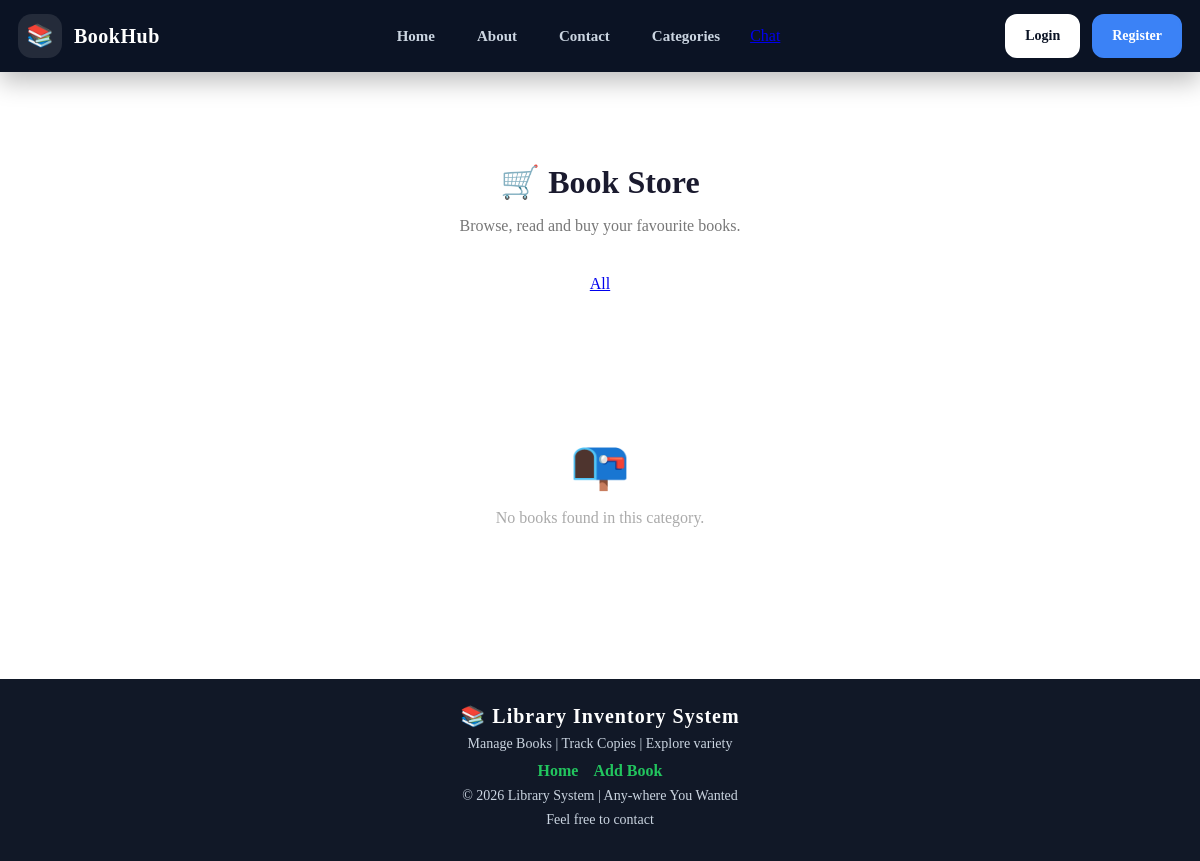
Page /store/?category=Rom-Com on the earlier database version.
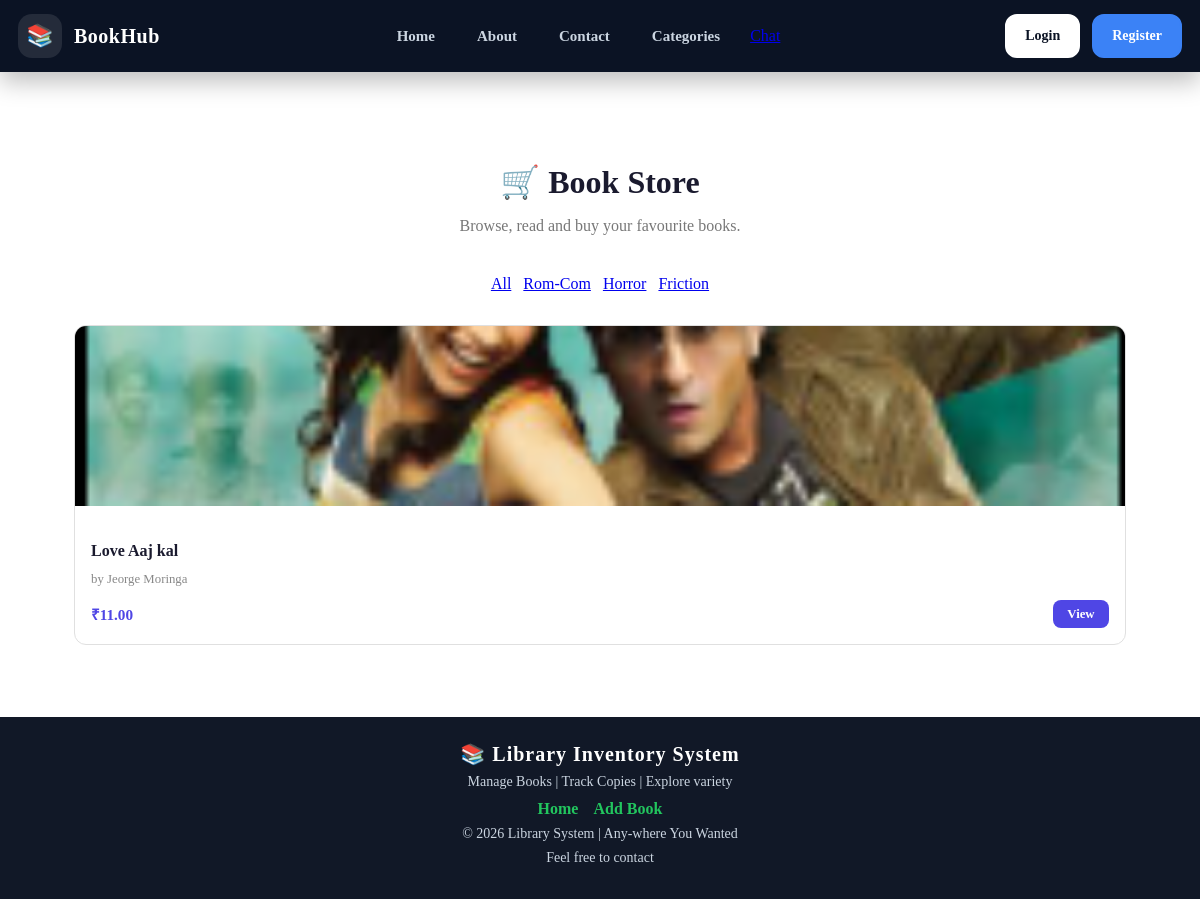
Same page on the later database version.
### book_app/models.py (models this page shows, shortened)
class Genre(models.Model):
    name = models.CharField(max_length=50, unique=True)
    def __str__(self):
        return self.name

class Book(models.Model):
    owner = models.ForeignKey(User, on_delete=models.CASCADE, null=True, blank=True, related_name='books')
    title = models.CharField(max_length=200)
    author = models.CharField(max_length=100)
    genres = models.ManyToManyField(Genre, related_name='books')  # replaces old `genre` CharField
    publication_year = models.IntegerField()
    isbn = models.CharField(max_length=20, unique=True)
    copies_available = models.IntegerField(default=0)
    cover_image = models.ImageField(upload_to='covers/', blank=True, null=True)
    description = models.TextField(blank=True)
    price = models.DecimalField(max_digits=8, decimal_places=2, default=0)
    is_free = models.BooleanField(default=False)
    created_at = models.DateTimeField(auto_now_add=True)

### store_app/views.py (the view)
# urls.py: path('store/', views.store_home, name='store_home'),
def store_home(request):
    books = Book.objects.all()
    categories = Genre.objects.all()  # import Genre from book_app.models
    selected_cat = request.GET.get('category', '')
    if selected_cat:
        books = books.filter(genres__name=selected_cat).distinct()
    return render(request, 'store/store_home.html', {
        'books': books, 'categories': categories, 'selected_cat': selected_cat,
    })

### templates/store/store_home.html (shortened to what this page needs)
{% extends "base.html" %}
{% load static %}
{% block content %}
<div style="max-width:1100px; margin:0 auto; padding:2rem 1.5rem;">
  <div style="text-align:center; padding:2rem 0 1.5rem;">
    <h2 style="font-size:2rem; font-weight:700; color:#1a1a2e; margin-bottom:0.5rem;">🛒 Book Store</h2>
    <p style="color:#777; font-size:1rem;">Browse, read and buy your favourite books.</p>
  </div>
  <div style="display:flex; gap:0.75rem; flex-wrap:wrap; margin-bottom:2rem; justify-content:center;">
    <a href="{% url 'store_home' %}">
      All
    </a>
    {% for cat in categories %}
    <a href="?category={{ cat.name }}">
      {{ cat }}
    </a>
    {% endfor %}
  </div>
  {% if books %}
  <div style="display:grid; grid-template-columns:repeat(auto-fit, minmax(220px, 1fr)); gap:1.5rem;">
    {% for book in books %}
    <div style="background:#fff; border:1px solid #e0e0e0; border-radius:12px; overflow:hidden;">
      {% if book.cover_image %}
        <img src="{{ book.cover_image.url }}" alt="{{ book.title }}"
          style="width:100%; height:180px; object-fit:cover;">
      {% else %}
        <div style="width:100%; height:180px; background:#f0eeff; display:flex; align-items:center; justify-content:center; font-size:3rem;">
          📖
        </div>
      {% endif %}
      <div style="padding:1rem;">
        <h3 style="font-size:1rem; font-weight:600; color:#1a1a2e; margin-bottom:0.25rem;">{{ book.title }}</h3>
        <p style="font-size:0.8rem; color:#888; margin-bottom:0.5rem;">by {{ book.author }}</p>
        <div style="display:flex; justify-content:space-between; align-items:center;">
          {% if book.is_free %}
            <span style="color:#16a34a; font-weight:700; font-size:0.95rem;">FREE</span>
          {% else %}
            <span style="color:#4f46e5; font-weight:700; font-size:0.95rem;">₹{{ book.price }}</span>
          {% endif %}
          <a href="{% url 'book_detail' book.pk %}"
            style="padding:0.4rem 0.9rem; background:#4f46e5; color:#fff; border-radius:8px; font-size:0.8rem; text-decoration:none; font-weight:600;">
            View
          </a>
        </div>
      </div>
    </div>
    {% endfor %}
  </div>
  {% else %}
  <div style="text-align:center; padding:4rem; color:#aaa;">
    <p style="font-size:3rem; margin-bottom:1rem;">📭</p>
    <p style="font-size:1rem;">No books found in this category.</p>
  </div>
  {% endif %}
</div>
{% endblock %}

### templates/base.html (shortened to what this page needs)
<!DOCTYPE html>
<html lang="en">
<head>
</head>
<body>
    {% include 'NavBar.html' %}
    <div class="main-content">
        {% block content %}
        {% endblock %}
    </div>
    {% include 'FootBar.html' %}
</body>
</html>

### templates/NavBar.html (shortened to what this page needs)
<nav class="nav">
  <div class="nav-inner">
    <a href="{% url 'home_url' %}" class="brand">
      <span class="brand-icon">📚</span>
      <span class="brand-text"> BookHub </span>
    </a>
    <ul class="menu">
      <li><a href="{% url 'home_url' %}" class="link">Home</a></li>
      <li><a href="{% url 'about_url' %}" class="link">About</a></li>
      <li><a href="{% url 'contact_url' %}" class="link">Contact</a></li>
      <li><a href="{% url 'categories_url' %}" class="link">Categories</a></li>
      <a href="{% url 'chat_url' %}">Chat</a>
    </ul>
    <div class="right">
      {% if user.is_authenticated %}
        <div class="user-chip">
          <span class="hello">Hi,</span>
          <span class="username">{{ user.username }}</span>
          {% if user.is_superuser %}
            <span class="role admin-role">Admin</span>
          {% else %}
            <span class="role user-role">User</span>
          {% endif %}
        </div>
        <a href="{% url 'logout_url' %}" class="btn btn-logout">Logout</a>
      {% else %}
        <a href="{% url 'login_url' %}" class="btn btn-login">Login</a>
        <a href="{% url 'register_url' %}" class="btn btn-register">Register</a>
      {% endif %}
    </div>
  </div>
</nav>

### templates/FootBar.html (shortened to what this page needs)
<footer class="footer">
    <div class="footer-box">
        <h3>📚 Library Inventory System</h3>
        <p>Manage Books | Track Copies | Explore variety</p>
        <div class="footer-links">
            <a href="{% url 'show_book_url' %}">Home</a>
            <a href="{% url 'create_book_url' %}">Add Book</a>
        </div>
        <p class="footer-copy">
            © 2026 Library System | Any-where You Wanted<p>Feel free to contact</p>
        </p>
    </div>
</footer>

### templates/NavBar.html (style rules this page uses)
.nav-inner { display: flex; align-items: center; justify-content: space-between; }
* { box-sizing: border-box; }
.right { display: flex; align-items: center; justify-content: flex-end; gap: 12px; }
.btn { height: 44px; min-height: 44px; padding: 0 20px; border-radius: 14px; font-size: 14px; font-weight: 700; text-decoration: none; display: flex; align-items: center; justify-content: center; line-height: 44px; border: 2px solid transparent; margin: 0; }
.btn-login { background: #ffffff; color: #0b1324; border-color: #ffffff; }
.btn-register { background: #3b82f6; color: white; border-color: #3b82f6; }
.nav { width: 100%; background: #0b1324; padding: 14px 0; position: sticky; top: 0; z-index: 999; box-shadow: 0 10px 25px rgba(0, 0, 0, 0.25); }
.nav-inner { max-width: 1200px; margin: auto; padding: 0 18px; display: flex; align-items: center; justify-content: space-between; gap: 18px; }
.brand { display: flex; align-items: center; gap: 12px; text-decoration: none; }
.brand-icon { font-size: 22px; width: 44px; height: 44px; border-radius: 14px; display: flex; align-items: center; justify-content: center; background: rgba(255, 255, 255, 0.1); }
.brand-text { color: #ffffff; font-size: 20px; font-weight: 800; letter-spacing: 0.5px; }
.menu { list-style: none; display: flex; align-items: center; gap: 18px; margin: 0; padding: 0; }
.link { text-decoration: none; color: #cbd5e1; font-weight: 600; font-size: 15px; padding: 8px 12px; border-radius: 10px; transition: 0.25s ease; }
.right { display: flex; align-items: center; gap: 12px; }
.btn { height: 42px; padding: 0 18px; border-radius: 12px; font-size: 14px; font-weight: 800; text-decoration: none; display: inline-flex; align-items: center; justify-content: center; line-height: 1; transition: 0.25s ease; cursor: pointer; }
.btn-login { background: #ffffff; color: #0b1324; border: 2px solid #ffffff; }
.btn-register { background: #3b82f6; color: #ffffff; border: 2px solid #3b82f6; }

### templates/FootBar.html (style rules this page uses)
html, body { height: 100%; margin: 0; }
body { display: flex; flex-direction: column; min-height: 100vh; }
.main-content { flex: 1; }
.footer { background: #111827; color: white; padding: 25px 15px; text-align: center; margin-top: 40px; }
.footer-box h3 { margin: 0; font-size: 20px; letter-spacing: 1px; }
.footer-box p { margin: 8px 0; color: #cbd5e1; font-size: 14px; }
.footer-links { margin-top: 10px; display: flex; justify-content: center; gap: 15px; }
.footer-links a { text-decoration: none; color: #22c55e; font-weight: bold; transition: 0.3s; }
.footer-copy { margin-top: 15px; font-size: 13px; color: #94a3b8; }

Differences in the rows shown:
added Genre: name "Rom-Com"
added Genre: name "Horror"
added Genre: name "Friction"
added Book: cover_image (picture), title "Love Aaj kal", author "Jeorge Moringa", price "11.00"
Other differences:
text no longer shown: "📭 No books found in this category."
